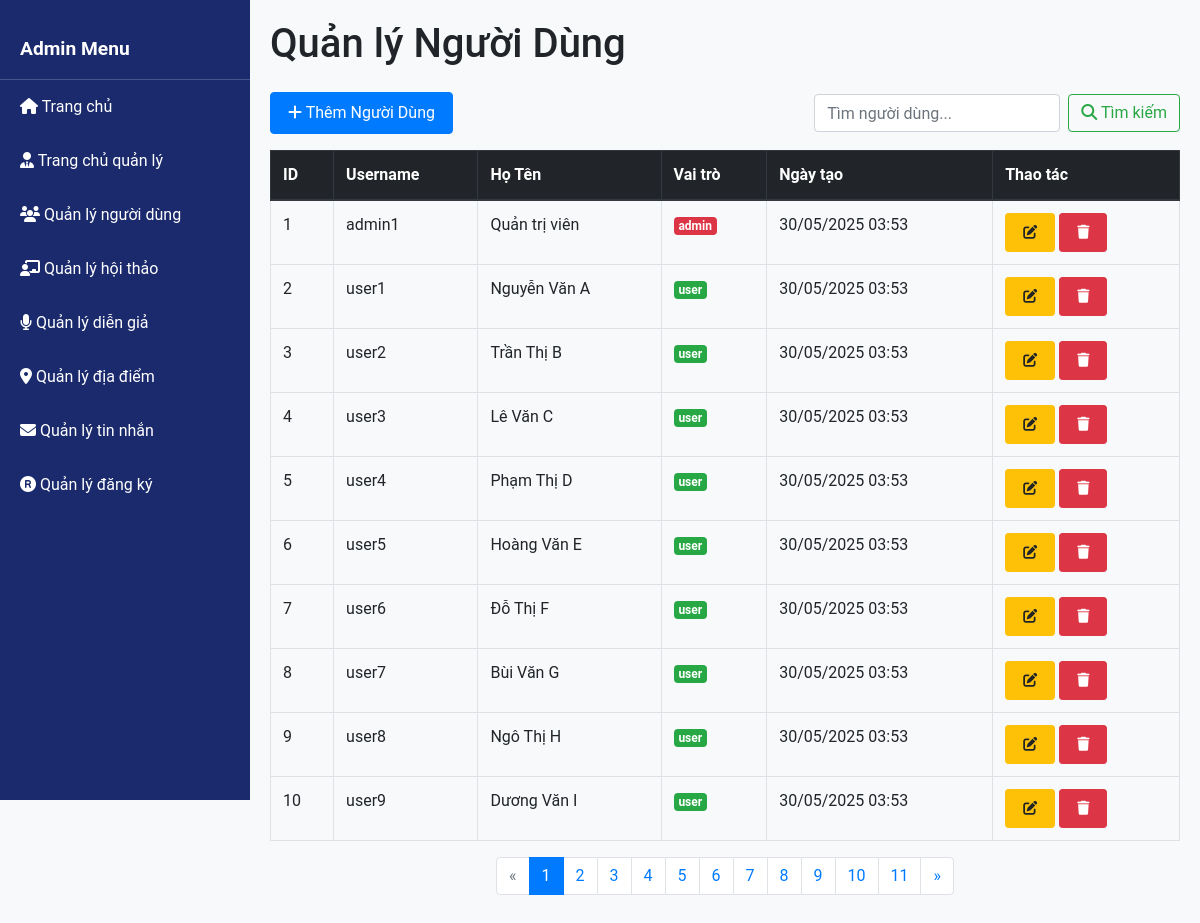
The page /layouts/admin_users.php (signed in) on the database its author committed.
### tables this page shows
CREATE TABLE users (
    user_id INT PRIMARY KEY AUTO_INCREMENT,
    username VARCHAR(50) UNIQUE NOT NULL,
    password VARCHAR(255) NOT NULL,
    full_name VARCHAR(100) NOT NULL,
    role ENUM('admin', 'user') DEFAULT 'user',
    created_at TIMESTAMP DEFAULT CURRENT_TIMESTAMP
);

### layouts/admin_users.php (the view, shortened to what this page needs)
<?php
require_once '../config.php';
try {
  $currentPage = isset($_GET['page']) ? (int)$_GET['page'] : 1;
  $limit = 10;
  $offset = ($currentPage - 1) * $limit;
  $countStmt = $conn->query("SELECT COUNT(*) FROM users");
  $totalUsers = $countStmt->fetchColumn();
  $totalPages = ceil($totalUsers / $limit);
  $search = isset($_GET['search']) ? trim($_GET['search']) : '';
  $whereClause = "";
  $countSql = "SELECT COUNT(*) FROM users " . $whereClause;
  if (!empty($search)) {
    $countStmt = $conn->prepare($countSql);
    $countStmt->bindParam(':search', $searchTerm);
    $countStmt->execute();
  } else {
    $countStmt = $conn->query($countSql);
  }
  $totalUsers = $countStmt->fetchColumn();
  $totalPages = ceil($totalUsers / $limit);
  $sql = "SELECT user_id, username, full_name, role, created_at FROM users " . $whereClause . " ORDER BY user_id LIMIT :limit OFFSET :offset";
  $stmt = $conn->prepare($sql);
  $stmt->bindParam(':limit', $limit, PDO::PARAM_INT);
  $stmt->bindParam(':offset', $offset, PDO::PARAM_INT);
  $stmt->execute();
  $users = $stmt->fetchAll(PDO::FETCH_ASSOC);
} catch (PDOException $e) {
  $errorMessage = "Lỗi khi lấy danh sách người dùng: " . $e->getMessage();
}
?>
<!DOCTYPE html>
<html lang="en">
<head>
  <link rel="stylesheet" href="https://cdn.jsdelivr.net/npm/bootstrap@4.1.3/dist/css/bootstrap.min.css">
  <link rel="stylesheet" href="../assets/css/style-admin.css">
  <link rel="stylesheet" href="../assets/css/style.css">
  <link rel="stylesheet" href="https://cdnjs.cloudflare.com/ajax/libs/font-awesome/6.7.2/css/all.min.css" />
</head>
<body>
  <?php include_once './admin_sidebar.php'; ?>
  <div class="content">
    <h1 class="mb-4">Quản lý Người Dùng</h1>
    <div class="d-flex justify-content-between align-items-center mb-3">
      <a href="./admin_user_create.php" class="btn btn-primary">
        <i class="fas fa-plus"></i> Thêm Người Dùng
      </a>
      <form class="form-inline">
        <input class="form-control mr-sm-2" type="search" name="search" placeholder="Tìm người dùng..."
          aria-label="Search" value="<?php echo htmlspecialchars($search); ?>">
        <button class="btn btn-outline-success my-2 my-sm-0" type="submit">
          <i class="fas fa-search"></i> Tìm kiếm
        </button>
      </form>
    </div>
    <div class="table-responsive">
      <table class="table table-bordered table-hover">
        <thead class="thead-dark">
          <tr>
            <th>ID</th>
            <th>Username</th>
            <th>Họ Tên</th>
            <th>Vai trò</th>
            <th>Ngày tạo</th>
            <th>Thao tác</th>
          </tr>
        </thead>
        <tbody>
          <?php if (isset($users) && !empty($users)): ?>
            <?php foreach ($users as $user): ?>
              <tr>
                <td><?php echo htmlspecialchars($user['user_id']); ?></td>
                <td><?php echo htmlspecialchars($user['username']); ?></td>
                <td><?php echo htmlspecialchars($user['full_name'] ?? 'Chưa cập nhật'); ?></td>
                <td>
                  <span class="badge badge-<?php echo $user['role'] === 'admin' ? 'danger' : 'success'; ?>">
                    <?php echo htmlspecialchars($user['role']); ?>
                  </span>
                </td>
                <td>
                  <?php
                  $date = new DateTime($user['created_at']);
                  echo $date->format('d/m/Y H:i');
                  ?>
                </td>
                <td>
                  <a href="./admin_user_edit.php?id=<?php echo $user['user_id']; ?>" class="btn btn-sm btn-warning">
                    <i class="fas fa-edit"></i>
                  </a>
                  <a href="?action=delete&id=<?php echo $user['user_id']; ?>" class="btn btn-sm btn-danger"
                    onclick="return confirm('Bạn có chắc chắn muốn xóa người dùng này?')">
                    <i class="fas fa-trash"></i>
                  </a>
                </td>
              </tr>
            <?php endforeach; ?>
          <?php else: ?>
            <tr>
              <td colspan="7" class="text-center">Không tìm thấy người dùng nào.</td>
            </tr>
          <?php endif; ?>
        </tbody>
      </table>
    </div>
    <?php if ($totalPages > 1): ?>
      <nav aria-label="Page navigation">
        <ul class="pagination justify-content-center">
          <?php
          $queryParams = $_GET;
          $queryParams['page'] = $currentPage - 1;
          $prevPageUrl = '?' . http_build_query($queryParams);
          $queryParams['page'] = $currentPage + 1;
          $nextPageUrl = '?' . http_build_query($queryParams);
          ?>
          <li class="page-item <?php echo $currentPage <= 1 ? 'disabled' : ''; ?>">
            <a class="page-link" href="<?php echo $currentPage <= 1 ? '#' : $prevPageUrl; ?>" aria-label="Previous">
              <span aria-hidden="true">&laquo;</span>
            </a>
          </li>
          <?php for ($i = 1; $i <= $totalPages; $i++): ?>
            <?php
            $queryParams['page'] = $i;
            $pageUrl = '?' . http_build_query($queryParams);
            ?>
            <li class="page-item <?php echo $i == $currentPage ? 'active' : ''; ?>">
              <a class="page-link" href="<?php echo $pageUrl; ?>"><?php echo $i; ?></a>
            </li>
          <?php endfor; ?>
          <li class="page-item <?php echo $currentPage >= $totalPages ? 'disabled' : ''; ?>">
            <a class="page-link" href="<?php echo $currentPage >= $totalPages ? '#' : $nextPageUrl; ?>" aria-label="Next">
              <span aria-hidden="true">&raquo;</span>
            </a>
          </li>
        </ul>
      </nav>
    <?php endif; ?>
  </div>
</body>
</html>

### assets/css/style-admin.css (style rules this page uses)
body { font-family: "Arial", sans-serif; background-color: #f8f9fa; }
.content { margin-left: 250px; padding: 20px; }

### assets/css/style.css (style rules this page uses)
:root { --primary: #ffffff; --secondary: #1d2939; --upcoming: #008739; --date: #8d8d8d; --hover: #007bff; --font: "Roboto", sans-serif; }
body { font-family: var(--font); }
a { text-decoration: none; color: black; }
a.btn { padding: 8px 17px; }

### rows shown on the page
users: user_id "1", username "admin1", full_name "Quản trị viên", role "admin", created_at "30/05/2025 03:53"
users: user_id "2", username "user1", full_name "Nguyễn Văn A", role "user", created_at "30/05/2025 03:53"
users: user_id "3", username "user2", full_name "Trần Thị B", role "user", created_at "30/05/2025 03:53"
users: user_id "4", username "user3", full_name "Lê Văn C", role "user", created_at "30/05/2025 03:53"
users: user_id "5", username "user4", full_name "Phạm Thị D", role "user", created_at "30/05/2025 03:53"
users: user_id "6", username "user5", full_name "Hoàng Văn E", role "user", created_at "30/05/2025 03:53"
users: user_id "7", username "user6", full_name "Đỗ Thị F", role "user", created_at "30/05/2025 03:53"
users: user_id "8", username "user7", full_name "Bùi Văn G", role "user", created_at "30/05/2025 03:53"
users: user_id "9", username "user8", full_name "Ngô Thị H", role "user", created_at "30/05/2025 03:53"
users: user_id "10", username "user9", full_name "Dương Văn I", role "user", created_at "30/05/2025 03:53"
